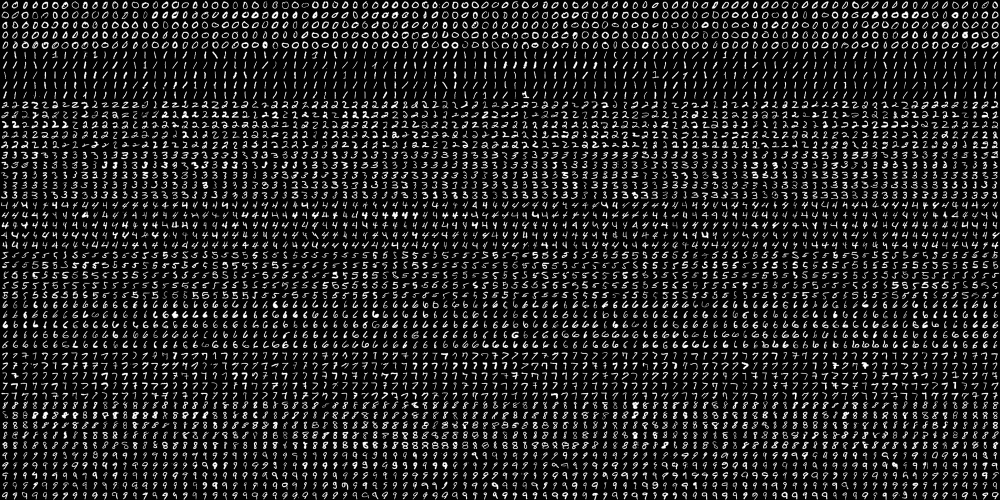
#> input picture algorithmia_ocr/digits.png, 2000 x 1000 px (shown at 1/2 size)
$ jupyter execute --allow-errors 'Algo Compare.ipynb'   (shell and % lines are left out)   (Python 2 division)
#> lines starting #> are read from the running program, lines starting #| are printed output that depends on the picture
[cell 1]
import pandas as pd
import requests
from config import key #google customsearch key

#> (a cell that did not finish here is left out)

#> (a cell that did not finish here is left out)

#> (a cell that did not finish here is left out)

Analysis!

[cell 5]
import cv2
import numpy as np
from matplotlib import pyplot as plt

img = cv2.imread('digits.png')
#> img is the input picture: shape (1000, 2000, 3); min 0, max 255, mean 33.8
gray = cv2.cvtColor(img,cv2.COLOR_BGR2GRAY)

# Now we split the image to 5000 cells, each 20x20 size
cells = [np.hsplit(row,100) for row in np.vsplit(gray,50)]
#> cells = 50 items

# Make it into a Numpy array. It size will be (50,100,20,20)
x = np.array(cells)

# Now we prepare train_data and test_data.
train = x[:,:50].reshape(-1,400).astype(np.float32) # Size = (2500,400)
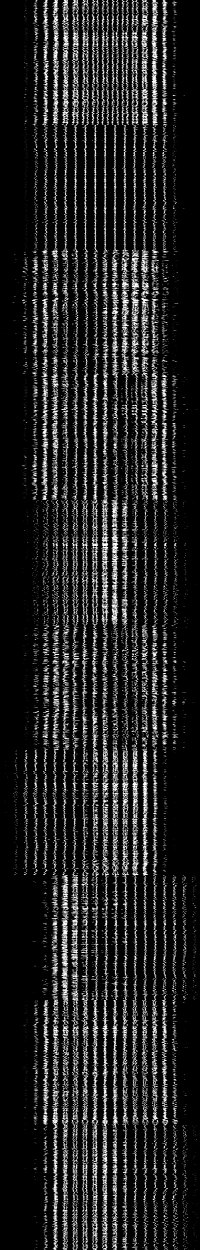
#> train: shape (2500, 400) float32 (shown at 1/2 size); min 0, max 255, mean 33.8
test = x[:,50:100].reshape(-1,400).astype(np.float32) # Size = (2500,400)
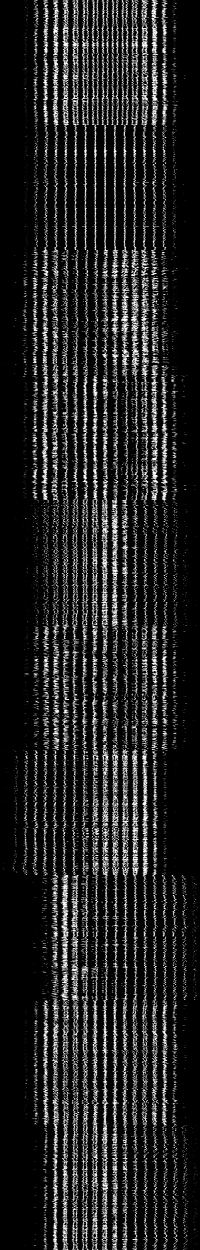
#> test: shape (2500, 400) float32 (shown at 1/2 size); min 0, max 255, mean 33.8

# Create labels for train and test data
k = np.arange(10)
train_labels = np.repeat(k,250)[:,np.newaxis]
test_labels = train_labels.copy()

# Initiate kNN, train the data, then test it with test data for k=1
knn = cv2.ml.KNearest_create()
knn.train(train,cv2.ml.ROW_SAMPLE,train_labels)

ret,result,neighbours,dist = knn.findNearest(test,k=5)
#> ret = 0; result = 2500 values, max 9 at index 452, min 0 at index 0, mean 4.47; neighbours = 2500 rows, first 6: [0, 0, 0, 0, 0], [0, 0, 0, 0, 0], [0, 0, 0, 0, 0], [0, 0, 5, 5, 5], [0, 0, 0, 0, 0], [0, 0, 0, 0, 0]; dist = 2500 rows, first 6: [361955, 598018, 606136, 608480, 610345], [790595, 959768, 1055851, 1065401, 1068785], [534520, 641045, 681043, 732508, 751514], [943748, 958162, 1052576, 1243297, 1249885], [796400, 841097, 878670, 896978, 960181], [396251, 671587, 715542, 749110, 751370]

# Now we check the accuracy of classification
# For that, compare the result with test_labels and check which are wrong
matches = result==test_labels
correct = np.count_nonzero(matches)
#> correct = 2294
accuracy = correct*100.0/result.size
#> accuracy = 91.76
accuracy
#> Out = 91.76

#> (a cell that did not finish here is left out)

[cell 7]
try:
    import Image
except ImportError:
    from PIL import Image
import pytesseract
pytesseract.pytesseract.tesseract_cmd = 'C:\\Program Files (x86)\\Tesseract-OCR\\tesseract'

#> (a cell that did not finish here is left out)

[cell 9]
pytesseract.image_to_string(Image.open('train/0_pw_1.jpg'))
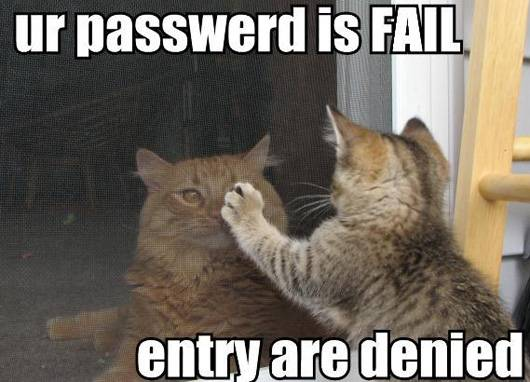
#> input picture algorithmia_ocr/train/0_pw_1.jpg, 530 x 382 px
#> (this line was passed over: pytesseract is not available in this run)
